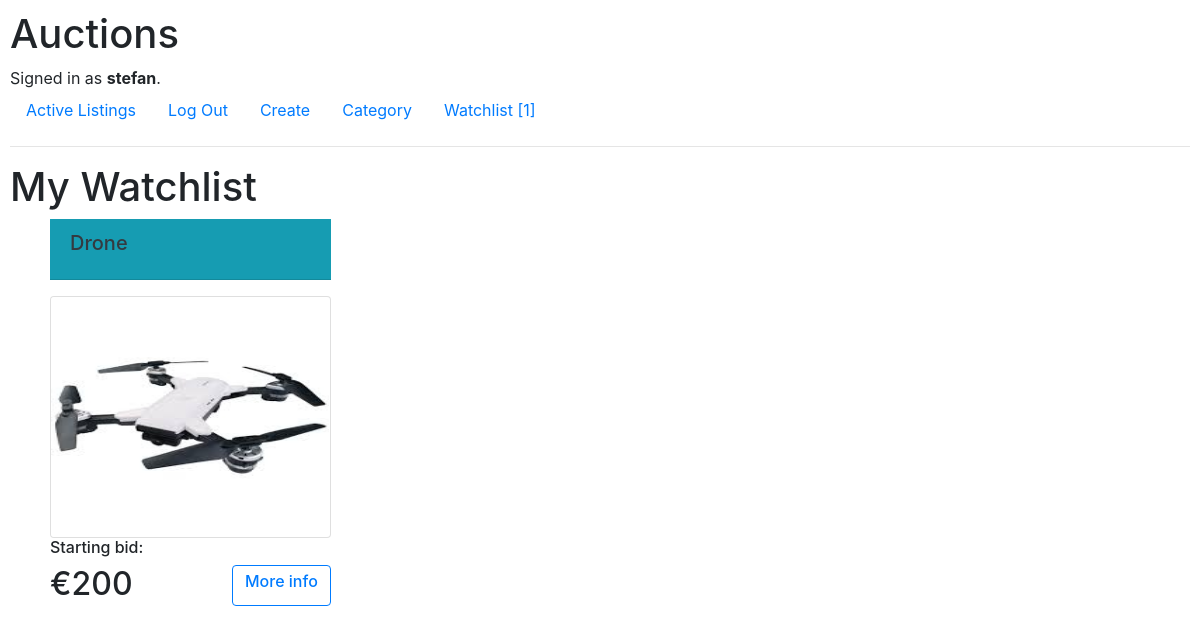
The app's page /watchlist/ (signed in), older data.
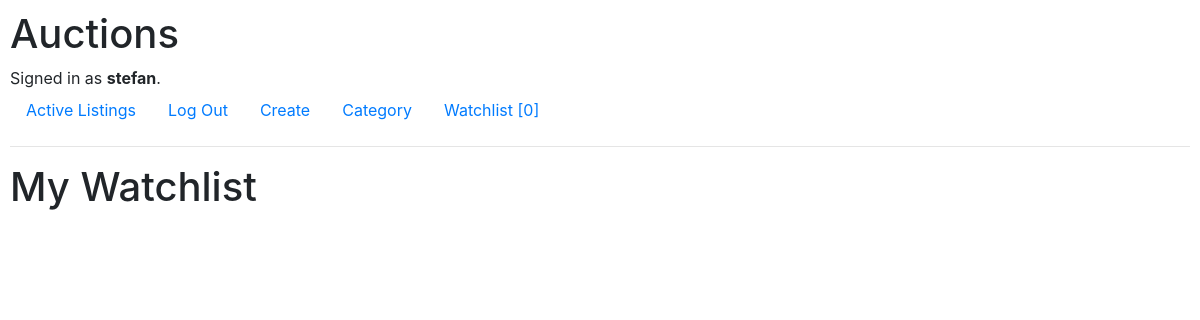
The same page, newer data.
### auctions/models.py (models this page shows, shortened)
class Watchlist(models.Model):
    user_id = models.ForeignKey(User, on_delete=models.CASCADE, related_name='user_idd')
    auction_id = models.ForeignKey(Auction, on_delete=models.CASCADE, related_name='auction_idd')

class Auction(models.Model):
    seller = models.ForeignKey(User, on_delete=models.CASCADE, related_name='bidder')
    title = models.CharField(max_length=60)
    subtitle = models.CharField(max_length=1200)
    start_bit = models.IntegerField()
    image = ResizedImageField(size=[500, 500], quality=100, null=True, blank=True, upload_to="images/")
    data = models.DateTimeField(auto_now=True)
    select_category = models.ForeignKey(Category, on_delete=models.CASCADE, related_name='categories', default=None)
    status = models.CharField(max_length=7, choices=STATUS, default='active')

### auctions/views.py (the view)
# urls.py: path("watchlist/", views.watchlist, name='watchlist'),
@login_required
def watchlist(request):
    user_id = request.user
    user_watchlist = Watchlist.objects.filter(user_id=user_id)
    count = Watchlist.objects.filter(user_id=user_id).count()
    return render(request, "auctions/watchlist.html", {
        'lists': user_watchlist,
        'count': count
    })

### auctions/templates/auctions/watchlist.html (shortened to what this page needs)
{% extends "auctions/layout.html" %}
{% load static %}
{% block body %}
    <h1>My Watchlist </h1>
<div style="display: grid; grid-template-columns: 25% 25% 25% 25%; padding-left: 20px; ">
    {% for list in lists %}
        <div style="padding-left: 20px; width: 18.8rem; padding-bottom: 80px">
            <div class="card-title text-dark bg-info mb-3">
                  <div class="card-header">
                    <h5 class="card-title">{{ list.auction_id.title }}</h5>
                  </div>
            </div>
            <div class="card">
                {% if list.auction_id.image %}
                    <img src="{{ list.auction_id.image.url }}" class="rounded" style="width: 17.4rem; height: 15rem">
                {% else %}
                    <img src="{% static 'auctions/images/default.png' %}" class="rounded" style="width: 17.5rem; height: 15rem">
                {% endif %}
            </div>
            <h6>Starting bid:</h6><h2> €{{ list.auction_id.start_bit }}
            <div class="btn btn-outline-primary"  style="float: right;"><h6><a href="{% url 'item' list.auction_id.id %}">{{ item }}More info</a></h6></div> </h2>
        </div>
        {% endfor %}
 </div>
{% endblock %}

### auctions/templates/auctions/layout.html (shortened to what this page needs)
{% load static %}
<!DOCTYPE html>
<html lang="en">
    <head>
        <link rel="stylesheet" href="https://stackpath.bootstrapcdn.com/bootstrap/4.4.1/css/bootstrap.min.css">
        <link href="{% static 'auctions/styles.css' %}" rel="stylesheet">
    </head>
    <body>
        <h1>Auctions</h1>
        <div>
            {% if user.is_authenticated %}
                Signed in as <strong>{{ user.username }}</strong>.
            {% else %}
                Not signed in.
            {% endif %}
        </div>
        <ul class="nav">
            <li class="nav-item">
                <a class="nav-link" href="{% url 'index' %}">Active Listings</a>
            </li>
            {% if user.is_authenticated %}
                <li class="nav-item">
                    <a class="nav-link" href="{% url 'logout' %}">Log Out</a>
                </li>
                <li class="nav-item">
                    <a class="nav-link" href="{% url 'create' %}">Create</a>
                </li>
                <li class="nav-item">
                    <a class="nav-link" href="{% url 'categories' %}">Category</a>
                </li>
                <li class="nav-item">
                    <a class="nav-link" href="{% url 'watchlist' %}">Watchlist [{{ count }}]</a>
                </li>
            {% endif %}
        </ul>
        <hr>
        {% block body %}
        {% endblock %}
    </body>
</html>

Row changes from the older to the newer data that the page shows:
removed Watchlist: auction_id "Drone", auction_id.image (picture), auction_id.start_bit "200"
Text that changed along with them:
{{ count }}: "1" → "0"
